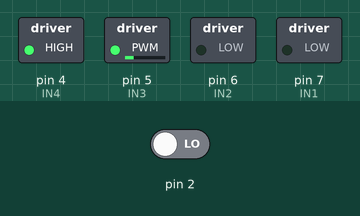
Simulated run of this sketch. Board: Arduino Uno, built with avr-gcc and run on an emulated ATmega328P. Parts: switched loads named in the sketch (green lamp = pin HIGH). The inputs (shaded band) are chosen by the test bench; at power-on: pin 2 LOW. What the sketch prints to the serial monitor is not drawn.

Above: at 0.1 s.
Timing chart, 0 to 1.6 s (numbered marks = the images above):
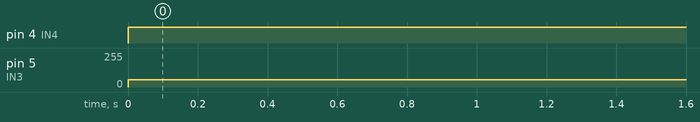

Measured:
- by itself, pin 4 (IN4): LOW → HIGH at 0.00 s
- by itself, pin 5 (IN3): 0/255 → 55/255 at 0.00 s

The sketch:

timer1EncRun.ino
```cpp
#include <avr/interrupt.h> // thư viện Interrupt của AVR.

#define IN1 7
#define IN2 6
#define IN3 5
#define IN4 4

#define MAX_SPEED 255
#define MIN_SPEED 0

float velo;
float timer;

volatile int temp = 0;

int save = TCNT1;

void velocity(){
    if( temp == 0){
      timer = (TCNT1 - save)*0.000004;
      velo = 1 / timer;
      save = TCNT1;
    }
    else{
      if( TCNT1 > save){
        timer = (TCNT1 - save)*0.000004 + 25000*(temp)*0.000004;
        velo = 1/ timer;
        save = TCNT1;
        temp = 0;
      }else{
        timer = (65536 - save + TCNT1 - 40536)*0.000004 + 25000*(temp-1)*0.000004;
        velo = 1/ timer;
        save = TCNT1;
        temp = 0;
      }
    }
}

void setup()
{
  Serial.begin(9600);

  pinMode(IN1, OUTPUT);
  pinMode(IN2, OUTPUT);
  pinMode(IN3, OUTPUT);
  pinMode(IN4, OUTPUT);

    cli();

    TCCR1A = 0;
    TCCR1B = 0;
    TIMSK1 = 0;

    TCCR1B |= (1 << CS11) | (1 << CS10);
    TCNT1 = 40536;
    TIMSK1 = (1 << TOIE1);
    sei();

  pinMode(2, INPUT);
  attachInterrupt(0, velocity, RISING);
}

void motorRightStop( ) {
  digitalWrite(IN1, LOW);
  digitalWrite(IN2, LOW);
}

void motorLeftStop() {
  digitalWrite(IN3, LOW);
  digitalWrite(IN4, LOW);
}

void motorLeftHead(int speed) {
  speed = constrain(speed, MIN_SPEED, MAX_SPEED);
  digitalWrite(IN1, HIGH);
  analogWrite(IN2, 255 - speed);
}


void motorLeftBack(int speed) {
  speed = constrain(speed, MIN_SPEED, MAX_SPEED);
  digitalWrite(IN1, LOW);
  analogWrite(IN2, speed);
}

void motorRightHead(int speed) {
  speed = constrain(speed, MIN_SPEED, MAX_SPEED);
  digitalWrite(IN4, HIGH);
  analogWrite(IN3, 255 - speed);
}

void motorRightBack(int speed) {
  speed = constrain(speed, MIN_SPEED, MAX_SPEED);
  digitalWrite(IN4, LOW);
  analogWrite(IN3, speed);
}

void loop()
{
 motorRightHead(200);
 //motorRightBack(200);
//motorLeftBack(200);
 //motorLeftHead(200);

    Serial.print(timer);
    Serial.print(" ");
    Serial.println(velo);
}


ISR (TIMER1_OVF_vect)
{
    TCNT1 = 40536;
    temp++;
}
```
